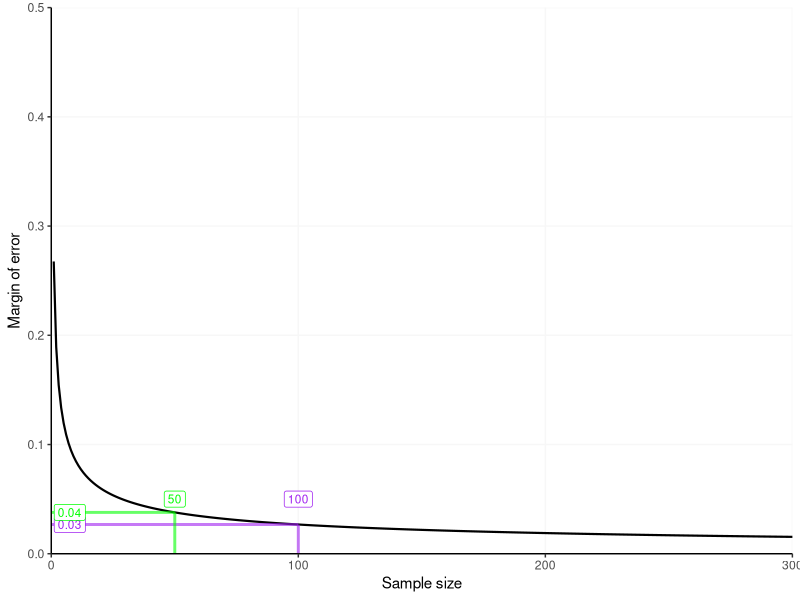

Here is the R script that generated this plot:
## This script will run a precision analysis to help with sample size planning

library(ggplot2)

# define function for computing margin of error (MOE) assuming a 95% confidence interval assumed
marginOfError <- function(P, Z = 1.96, N){
  MOE <- Z*sqrt(P*(1-P)/N)
  return(MOE)
}

# define function to plot a precision curve for given proportion and sample size (95% confidence interval assumed).
precisionCurve <- function(P, Z = 1.96, N){
  vector <- NA # pre-load vector variable
  for(N in seq(1:N)){
    vector <- c(vector, Z*sqrt(P*(1-P)/N)) # add new value to vector
  }
  
  vector <- vector[!is.na(vector)] # remove the NA value added when variable was pre-loaded
  
  # build plot
  plot <- ggplot(data = data.frame(sampleSize = seq(1:N), precision = vector), aes(x = sampleSize, y = precision)) +
    geom_line(colour = 'black', size = .75) +
    theme_classic() +
    ylab('Margin of error') +
    xlab('Sample size') +
    scale_x_continuous(expand = c(0.0, 0), limits = c(0,N)) +
    scale_y_continuous(expand = c(0.0, 0), limits = c(0,0.5), breaks = seq(0,0.5,0.1)) +
    theme(panel.grid.major = element_line(colour="grey97", size=0.5))
  
  return(plot)
}

# compute the moe for a sample size of 100 using 0.019 as the expected proportion 
# NB using 0.5 is appropriate in situations where you do not know what to expect - this is the most conservative approach because it leads to a maximal sample size estimate. See Gelman & Hill (2006, p. 442).
# but we're going to use 0.019 based on the results of Hardwicke et al. (2022)

expectedProportion <- 0.019
sampleSize1 <- 100
sampleSize2 <- 50

moe1 <- marginOfError(P = expectedProportion, N = sampleSize1)
moe1

moe2 <- marginOfError(P = expectedProportion, N = sampleSize2)
moe2

# plot a precision curve showing margin of error for a 95% confidence interval as a function of sample size assuming a proportion of 0.5. 
precisionCurve(P = expectedProportion, N = 300) +
  annotate("segment", x = sampleSize1, xend = sampleSize1, y = 0, yend = moe1, colour = "purple", size=1, alpha=0.6) +
  annotate("segment", x = 0, xend =  sampleSize1, y = moe1, yend = moe1, colour = "purple", size=1, alpha=0.6) +
  annotate("label", x = 7.5, y = moe1, colour = "purple", size=3, alpha=1, label = round(moe1,2)) +
  annotate("label", x = sampleSize1, y = 0.05, colour = "purple", size=3, alpha=1, label = sampleSize1) + 
  
  annotate("segment", x = sampleSize2, xend = sampleSize2, y = 0, yend = moe2, colour = "green", size=1, alpha=0.6) +
  annotate("segment", x = 0, xend =  sampleSize2, y = moe2, yend = moe2, colour = "green", size=1, alpha=0.6) +
  annotate("label", x = 7.5, y = moe2, colour = "green", size=3, alpha=1, label = round(moe2,2)) +
  annotate("label", x = sampleSize2, y = 0.05, colour = "green", size=3, alpha=1, label = sampleSize2)
